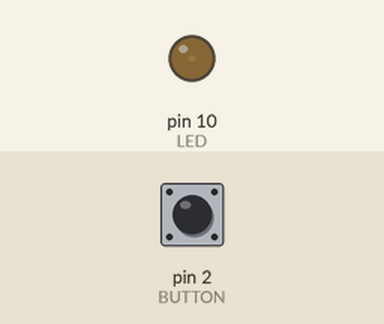
Simulated run of this sketch. Board: Arduino Uno, built with avr-gcc and run on an emulated ATmega328P. Shown: output pins drawn as LEDs (lit = HIGH). The test bench sets the inputs (shaded band); at power-on: pin 2 (BUTTON) HIGH.

Above: at 1.2 s.
1.3 s: pin 2 (BUTTON) pulled LOW for 3.2 s
At 5.2 s:
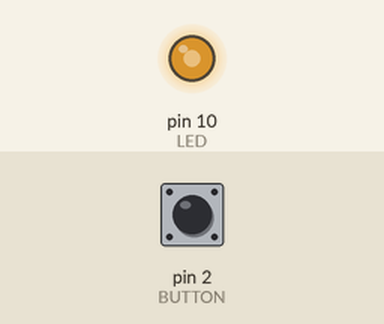
6.0 s: pin 2 (BUTTON) pulled LOW for 1 s
At 8.1 s:
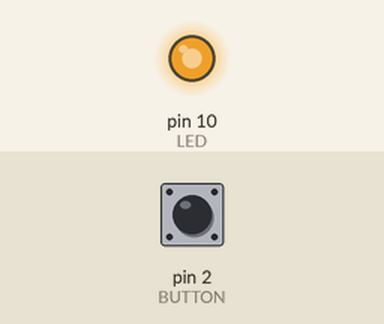
8.5 s: pin 2 (BUTTON) pulled LOW for 0.15 s
At 9.4 s:
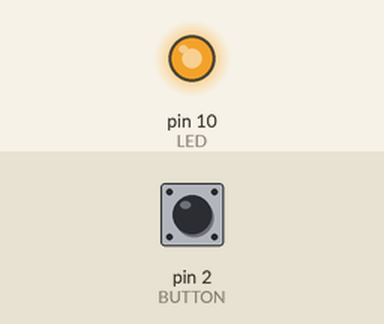
Timing chart, 0 to 11.5 s (numbered marks = the images above; inputs shaded):
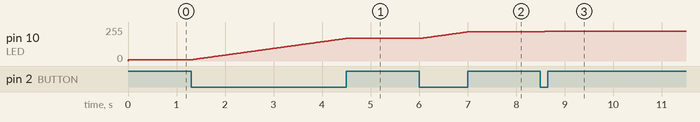

The sketch:

_04_LED_Brightness_Control_by_Button.ino
```cpp
const int LED = 10;        // 파란색 LED
const int BUTTON = 2;
int val = 0;               // 버튼 초기 값
int old_val = 0;           // 이전 버튼 값
int brightness = 10;       // 초기 LED 밝기 값

void setup()
{
  pinMode(LED, OUTPUT);
  pinMode(BUTTON, INPUT);
  analogWrite(LED, brightness);    // LED 작동 확인
}

void loop()
{
  val = digitalRead(BUTTON);

  if ((val == LOW) && (old_val == LOW))    // 버튼을 누르고 있는 동안에 if문 실행
  {
    brightness++;    //brightness 값 1 증가

    if(brightness > 255)    //brightness값 255가 넘어가면 0으로 초기화
    {
      brightness = 0;
    }
  }
  old_val = val;    // old_val에 현재 val값 저장
  analogWrite(LED, brightness);
  delay(20);    // LED 밝기 변화 시간 간격
}
```

Measured:
- after the input at 1.3 s, pin 10 (LED): moves from 10/255 to 169/255 over 3.2 s, starting at once
- after the input at 6.0 s, pin 10 (LED): moves from 169/255 to 218/255 over 0.96 s, starting at once
- after the input at 8.5 s, pin 10 (LED): 218/255 → 225/255 at once
